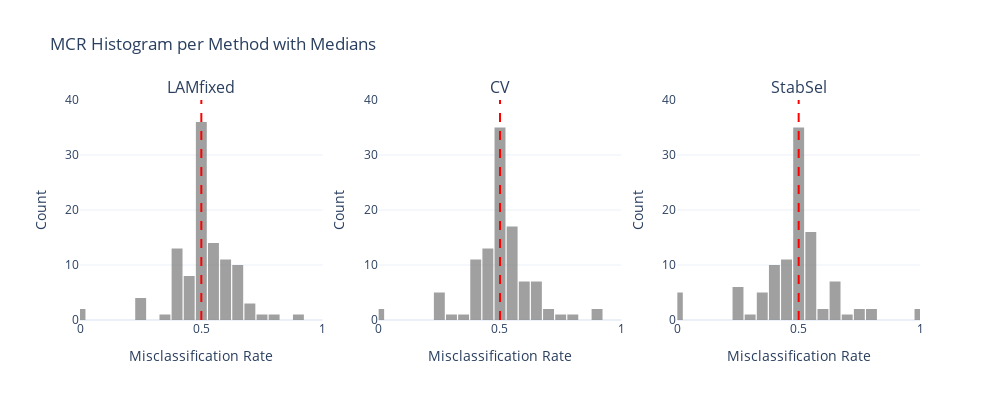

Write notebook code for a chart like this one.
### Code cell
levels = ["phylum", "class", "order", "family", "genus", "species", "ASVs"]
methods = ['LAMfixed', 'CV', 'StabSel']
mcr_data = {method: [] for method in methods}

# Fill in the data
for cluster in allergy_status.keys():
    for lvl in levels:
        for method in methods:
            mcr_value = result_dict[cluster][lvl][f'MCR ({method})']
            mcr_data[method].append(mcr_value)

# Find global x range
all_values = np.concatenate([mcr_data[m] for m in methods])
x_min = all_values.min()
x_max = all_values.max()

# Define bin size
nbins = 20
bin_width = (x_max - x_min) / nbins

# Create subplot layout for histograms
fig = make_subplots(rows=1, cols=3, subplot_titles=methods)

# Add histogram plots to subplots
for i, method in enumerate(methods):
    median = np.median(mcr_data[method])
    # Align bin start so median is at center of a bin
    bin_start = median - ((np.floor((median - x_min) / bin_width) + 0.5) * bin_width)
    
    fig.add_trace(go.Histogram(
        x=mcr_data[method],
        name=method,
        xbins=dict(
            start=bin_start,
            end=x_max,
            size=bin_width
        ),
        marker_color='gray',
        opacity=0.75,
        showlegend=False
    ), row=1, col=i+1)

# Add vertical median lines
for i, method in enumerate(methods):
    median_value = np.median(mcr_data[method])
    fig.add_shape(
        type="line",
        x0=median_value, x1=median_value,
        y0=0, y1=1,  # relative to yref
        xref=f"x{i+1}",  # Important! refer to each subplot's xaxis
        yref=f"paper",  # relative to the entire paper height
        line=dict(color="red", width=2, dash="dash"),
    )

# Layout settings
fig.update_layout(
    title_text="MCR Histogram per Method with Medians",
    height=400,
    width=1000,
    template='plotly_white',
    bargap=0.1
)

# Sync x-axis and add labels
for i in range(1, 4):
    fig.update_xaxes(title_text="Misclassification Rate", range=[0, 1], row=1, col=i)
    fig.update_yaxes(title_text="Count", range=[0, 40], row=1, col=i)

# Show plot
fig.show()

# fig.write_image("plots/png/mcr_histogram.png")
# fig.write_image("plots/pdf/mcr_histogram.pdf")
# fig.write_image("plots/svg/mcr_histogram.svg")
# fig.write_html("plots/html/mcr_histogram.html")

### Figure 1 — Plotly figure (JSON) as saved in the notebook; plotly's stock layout.template omitted (floating-point values rounded to 4 significant figures)
{"data": [{"marker": {"color": "gray"}, "name": "LAMfixed", "opacity": 0.75, "showlegend": false, "type": "histogram", "x": [0.4889, 0.4778, 0.5111, 0.4444, 0.4889, 0.5222, 0.5889, 0.6111, 0.5556, 0.5556, 0.6667, 0.6111, 0.5, 0.5556, 0.6026, 0.5897, 0.5769, 0.4744, 0.4487, 0.4103, 0.5256, 0.5, 0.5, 0.5, 0.5455, 0.5455, 0.4091, 0.4091, 0.4524, 0.4762, 0.5, 0.381, 0.4048, 0.4286, 0.5, 0.5, 0.5714, 0.5714, 0.5952, 0.5952, 0.5476, 0.5238, 0.25, 0.25, 0.25, 0.5, 0.5, 0.5, 0.5, 0.625, 0.75, 0.5, 0.5, 0.875, 0.5, 0.375, 0.4, 0.6, 0.6, 0.5, 0.8, 0.5, 0.4, 0.5625, 0.625, 0.625, 0.6875, 0.5, 0.5625, 0.4375, 0.5, 0.375, 0.375, 0.625, 0.5, 0.25, 0.5, 0.5, 0.5, 0, 0, 0.5, 0.5, 0.5, 0.5, 0.5714, 0.5714, 0.6071, 0.5357, 0.6429, 0.6786, 0.5, 0.3571, 0.4286, 0.5, 0.6429, 0.7143, 0.4286, 0.375, 0.375, 0.375, 0.5, 0.625, 0.625, 0.625], "xaxis": "x", "xbins": {"end": 1, "size": 0.05, "start": -0.025}, "yaxis": "y"}, {"marker": {"color": "gray"}, "name": "CV", "opacity": 0.75, "showlegend": false, "type": "histogram", "x": [0.5, 0.4889, 0.5, 0.4556, 0.4889, 0.5, 0.5222, 0.6111, 0.5556, 0.5556, 0.5556, 0.5556, 0.7222, 0.6111, 0.5769, 0.5, 0.5641, 0.4615, 0.4359, 0.4487, 0.4872, 0.5, 0.5, 0.5, 0.5455, 0.4545, 0.2273, 0.3636, 0.6429, 0.5, 0.5476, 0.5, 0.5, 0.4524, 0.4524, 0.5, 0.5714, 0.5714, 0.5476, 0.619, 0.4524, 0.5, 0.5, 0.5, 0.25, 0.5, 0.25, 0.25, 0.25, 0.625, 0.5, 0.875, 0.5, 0.875, 0.75, 0.5, 0.4, 0.6, 0.6, 0.3, 0.8, 0.5, 0.7, 0.5625, 0.5625, 0.625, 0.625, 0.5625, 0.375, 0.4375, 0.375, 0.375, 0.375, 0.5, 0.5, 0.375, 0.375, 0.5, 0.5, 0, 0, 0.5, 0.5, 0.5, 0.5357, 0.4643, 0.5357, 0.5, 0.4643, 0.6071, 0.6429, 0.5714, 0.4286, 0.5714, 0.5, 0.6429, 0.4286, 0.5, 0.375, 0.5, 0.375, 0.375, 0.625, 0.5, 0.375], "xaxis": "x2", "xbins": {"end": 1, "size": 0.05, "start": -0.025}, "yaxis": "y2"}, {"marker": {"color": "gray"}, "name": "StabSel", "opacity": 0.75, "showlegend": false, "type": "histogram", "x": [0.4889, 0.4556, 0.5222, 0.5, 0.5, 0.5556, 0.5111, 0.5556, 0.5, 0.5, 0.5556, 0.4444, 0.6111, 0.4444, 0.5256, 0.5256, 0.5641, 0.4744, 0.5128, 0.3974, 0.5, 0.5455, 0.4091, 0.5, 0.5455, 0.4545, 0.4091, 0.4091, 0.4524, 0.4286, 0.5476, 0.4048, 0.3571, 0.3571, 0.5, 0.4286, 0.5476, 0.5714, 0.5238, 0.5476, 0.5238, 0.5476, 0, 0, 0.25, 0.25, 0.25, 0.5, 0.5, 0.5, 0.375, 1, 0.75, 1, 0.5, 0.5, 0.5, 0.3, 0.8, 0.5, 0.8, 0.5, 0.5, 0.625, 0.5, 0.5625, 0.6875, 0.375, 0.625, 0.625, 0.5, 0.5, 0.25, 0.625, 0.5, 0.25, 0.375, 0.5, 0.5, 0, 0, 0.5, 0.5, 0, 0.4643, 0.5, 0.6429, 0.5, 0.4286, 0.6429, 0.6071, 0.5714, 0.5, 0.4286, 0.3571, 0.5714, 0.3571, 0.3571, 0.25, 0.375, 0.5, 0.75, 0.5, 0.375, 0.625], "xaxis": "x3", "xbins": {"end": 1, "size": 0.05, "start": -0.025}, "yaxis": "y3"}], "layout": {"annotations": [{"font": {"size": 16}, "showarrow": false, "text": "LAMfixed", "x": 0.1444, "xanchor": "center", "xref": "paper", "y": 1, "yanchor": "bottom", "yref": "paper"}, {"font": {"size": 16}, "showarrow": false, "text": "CV", "x": 0.5, "xanchor": "center", "xref": "paper", "y": 1, "yanchor": "bottom", "yref": "paper"}, {"font": {"size": 16}, "showarrow": false, "text": "StabSel", "x": 0.8556, "xanchor": "center", "xref": "paper", "y": 1, "yanchor": "bottom", "yref": "paper"}], "bargap": 0.1, "height": 400, "shapes": [{"line": {"color": "red", "dash": "dash", "width": 2}, "type": "line", "x0": 0.5, "x1": 0.5, "xref": "x", "y0": 0, "y1": 1, "yref": "paper"}, {"line": {"color": "red", "dash": "dash", "width": 2}, "type": "line", "x0": 0.5, "x1": 0.5, "xref": "x2", "y0": 0, "y1": 1, "yref": "paper"}, {"line": {"color": "red", "dash": "dash", "width": 2}, "type": "line", "x0": 0.5, "x1": 0.5, "xref": "x3", "y0": 0, "y1": 1, "yref": "paper"}], "title": {"text": "MCR Histogram per Method with Medians"}, "width": 1000, "xaxis": {"anchor": "y", "domain": [0, 0.2889], "range": [0, 1], "title": {"text": "Misclassification Rate"}, "type": "linear"}, "xaxis2": {"anchor": "y2", "domain": [0.3556, 0.6444], "range": [0, 1], "title": {"text": "Misclassification Rate"}, "type": "linear"}, "xaxis3": {"anchor": "y3", "domain": [0.7111, 1], "range": [0, 1], "title": {"text": "Misclassification Rate"}, "type": "linear"}, "yaxis": {"anchor": "x", "domain": [0, 1], "range": [0, 40], "title": {"text": "Count"}}, "yaxis2": {"anchor": "x2", "domain": [0, 1], "range": [0, 40], "title": {"text": "Count"}}, "yaxis3": {"anchor": "x3", "domain": [0, 1], "range": [0, 40], "title": {"text": "Count"}}}}
